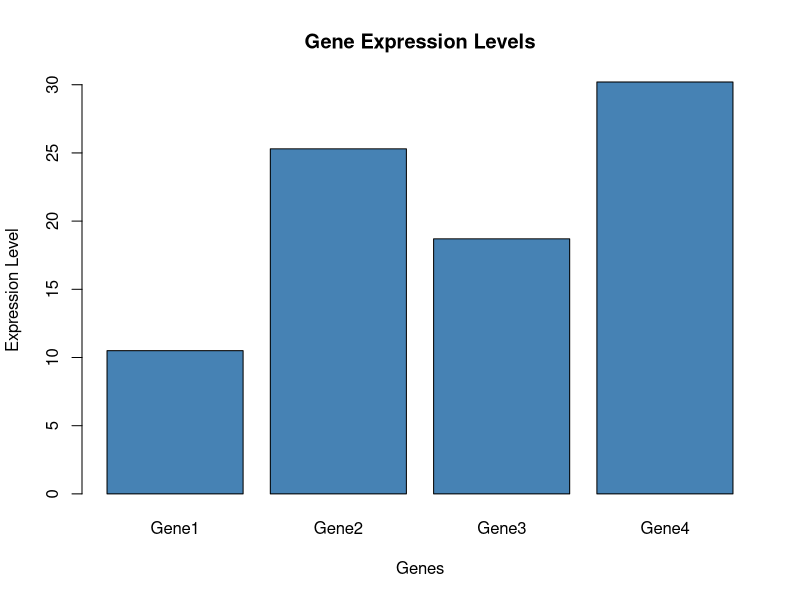

Generate this figure with R:
genes <- c("Gene1", "Gene2", "Gene3", "Gene4")
expression_values <- c(10.5, 25.3, 18.7, 30.2)

barplot(expression_values,
        names.arg = genes,
        col = "steelblue",
        main = "Gene Expression Levels",
        ylab = "Expression Level",
        xlab = "Genes")
